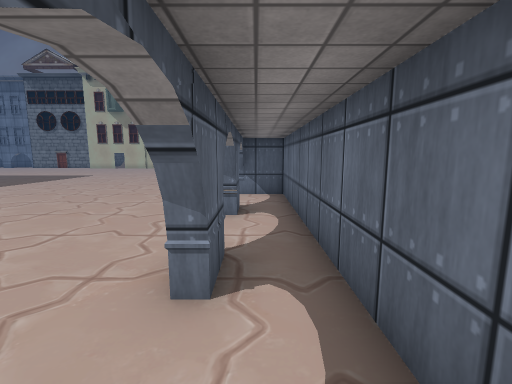
view 1 (above)

24 first-person views from a walk through a 3-D level made in the Unity game engine. The camera is 1.4 m above the floor, tilts 8° down and sees 90° across. The floor is counted in squares, 1 m on a side. Each view is taken from the middle of a square. On the plan, view 1 faces up. The plan holds only what a view shows up to about 13 squares ahead; the rest is blank. The place goes on beyond the plan. Door leaves are left out, so doorways stand open. Some surface patterns are stand-ins.

view 2
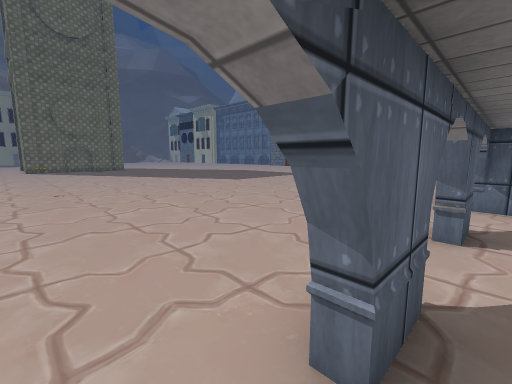

view 3
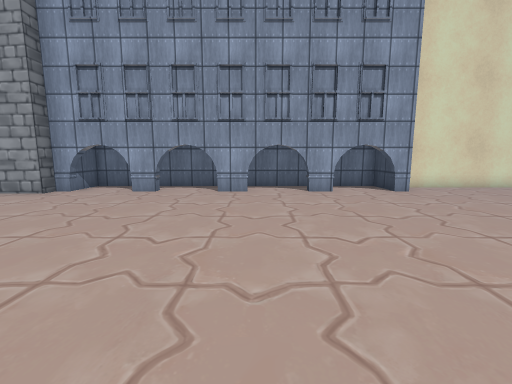

view 4
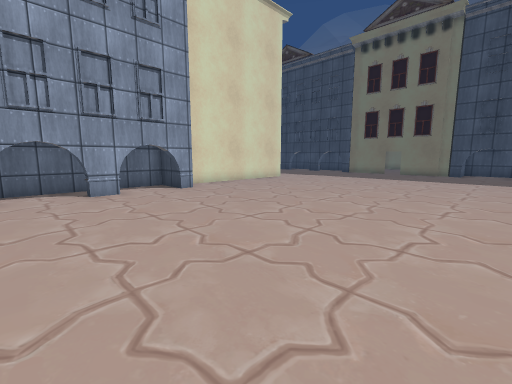

view 5
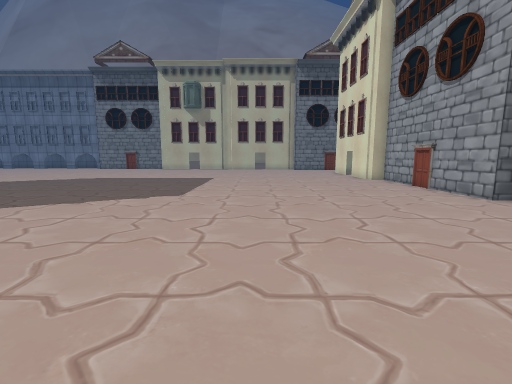

view 6
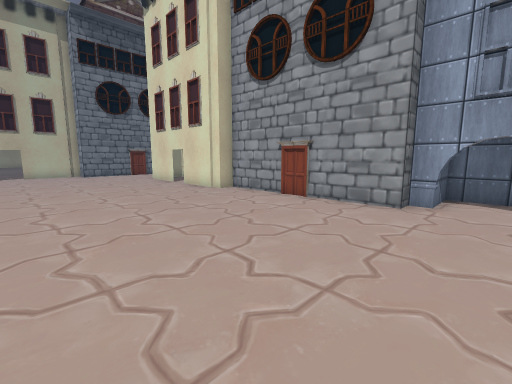

view 7
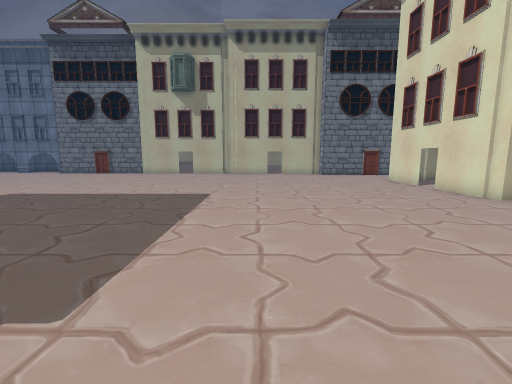

view 8
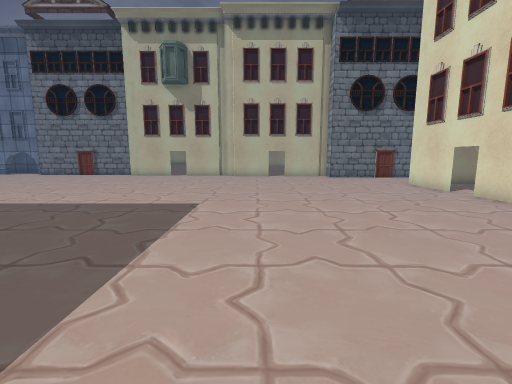

view 9
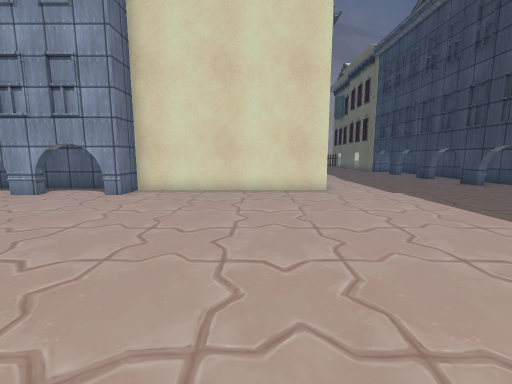

view 10
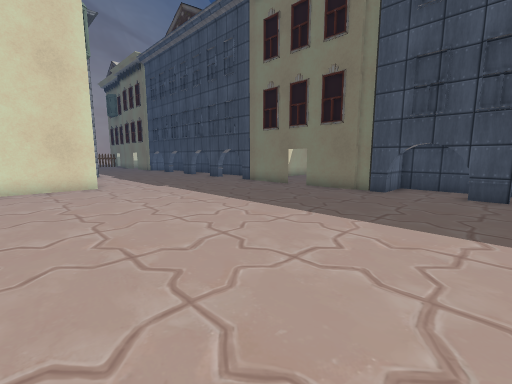

view 11
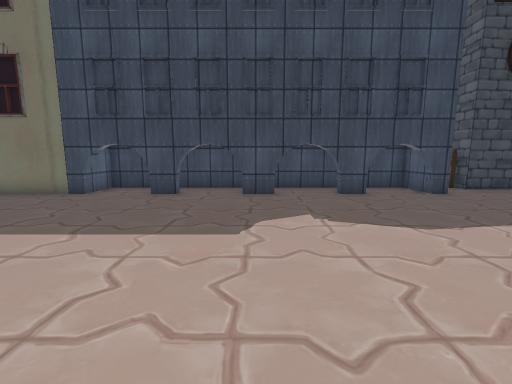

view 12
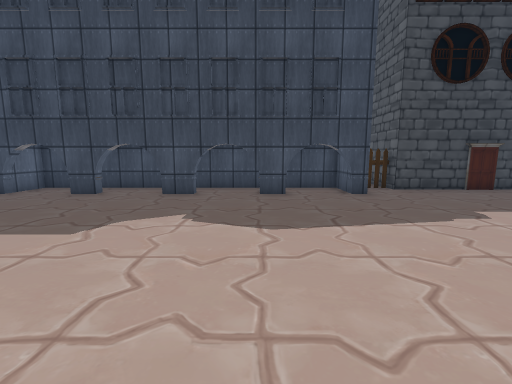

view 13
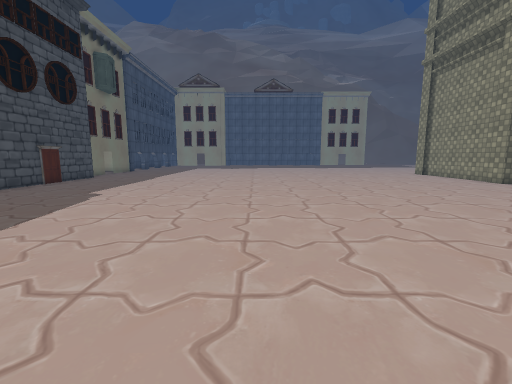

view 14
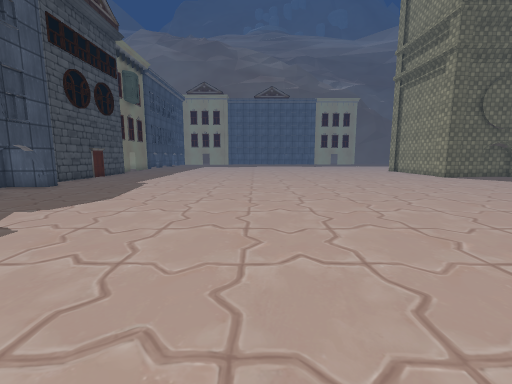

view 15
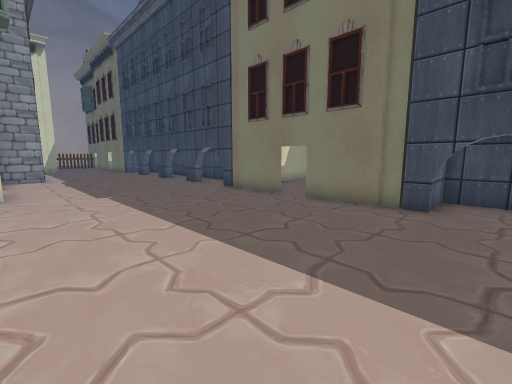

view 16
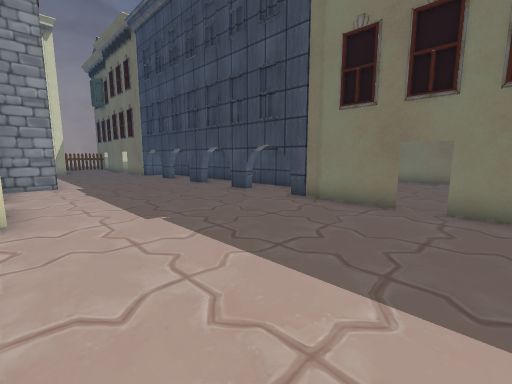

view 17
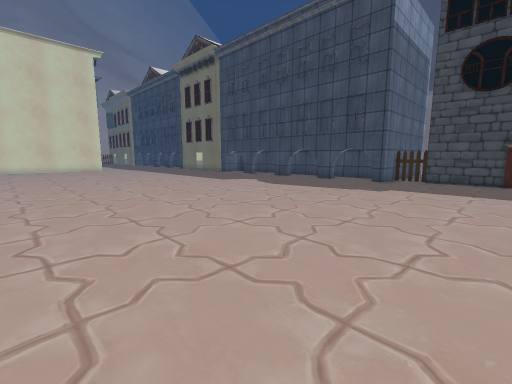

view 18
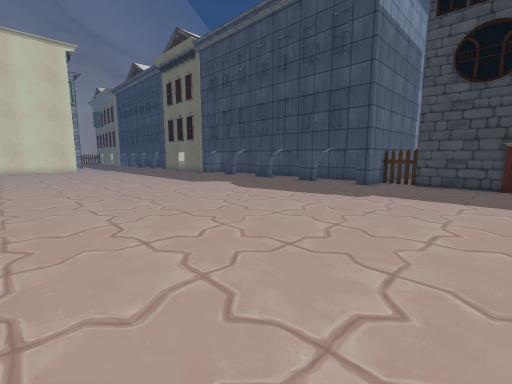

view 19
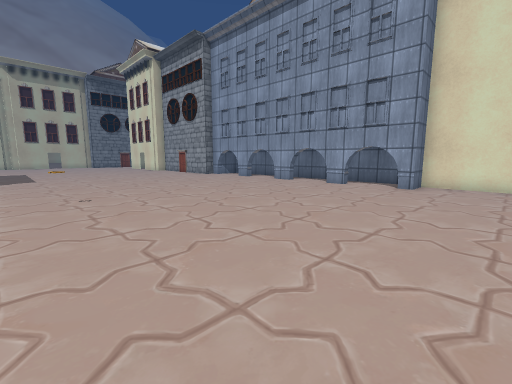

view 20
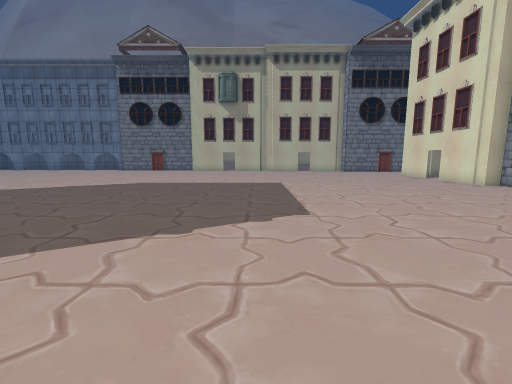

view 21
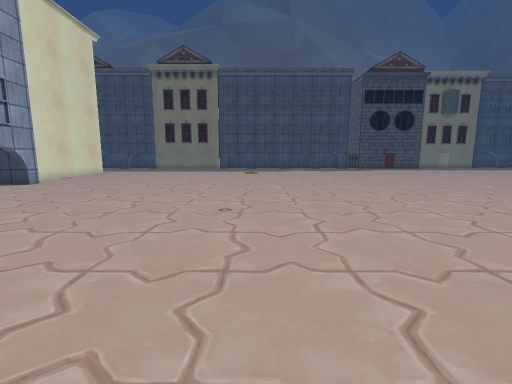

view 22
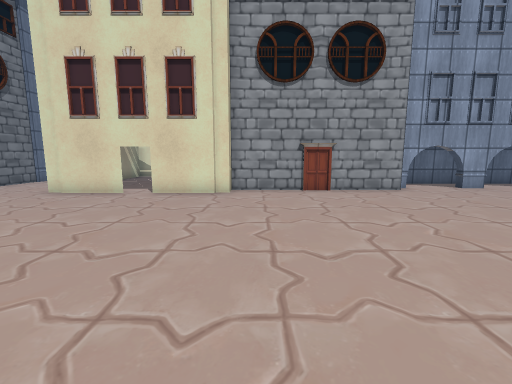

view 23
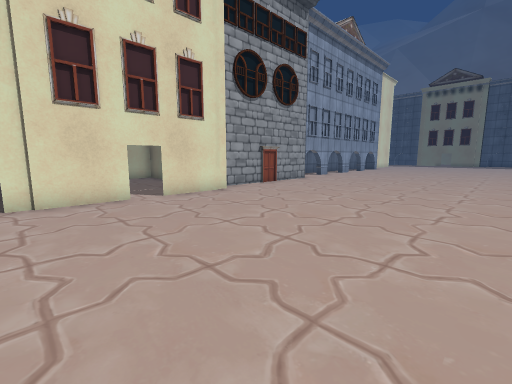

view 24
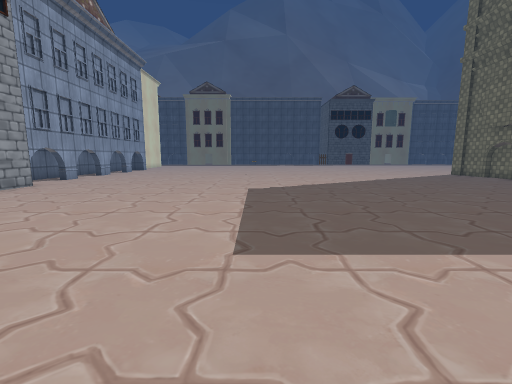

### Floor plan
Points are (right, up) in squares from view 1. A wall is a line through its corners. A room is listed if a view was taken in it or the views show most of it. See-through windows are left out.
Room 1 (views 1, 2)
walls: (-0.4, 2.1) (-0.9, 2.1); (-0.4, 2.3) (-0.9, 2.3); (-0.9, -0.1) (-0.4, -0.1); (-0.5, 4.3) (-0.5, 1.6); (1, -1.6) (1, 5.4); (-0.3, 6) (-0.9, 6)
ways out: opening at (-1, 1) to room 2; opening at (-1, 5) to room 2; gap at (-1, 4) to room 2; opening at (0, 6.5) to room 3; opening at (0, -0.5) to room 4
Room 2 (views 3, 4, 5, 6, 7, 8, 9, 10, 11, 12, 13, 14, 15, 16, 17, 18, 19, 20, 21, 22, 23, 24)
walls: (-0.8, 1.6) (-0.8, 4.1); (-0.8, -1.7) (-0.8, 0.6); (-0.8, 5.3) (-0.8, 7.6); (-26.9, 3) (-26.9, 2.4); (-0.8, 8.8) (-0.8, 10); (-1.5, 10) (-1.5, 17) (-2.3, 17) (-2.3, 20); (-1.7, 13) (-1.4, 13.6); (0.5, -12) (0.5, -4.1) (-0.8, -4.1) (-0.8, -2.9); (-12.8, -19.5) (-10.4, -19.5); (-16.4, -19.5) (-13.9, -19.5); (-9.4, -19.5) (-4.9, -19.5); (-12.1, -19.9) (-12, -19.4); (-18.2, -19.4) (-18.2, -19.9); (-15.7, -19.9) (-15.7, -19.4); (-8.8, -19.9) (-8.8, -19.4); (-19.8, -19.5) (-17.5, -19.5); (-13.1, -21.3) (-8.6, -21.3) (-8.6, -19.4); (-4, -19.5) (0.4, -19.5); (-2.3, 21) (-2.3, 24.1); (-22.2, -20.8) (-22.2, -19.5) (-20.9, -19.5); (-21.6, -21.3) (-15.2, -21.3); (-23.8, -21.3) (-22.6, -21.3); (1.5, -19.5) (3.6, -19.5); (7.4, -13.8) (7.4, -12); (2, -20) (2, -19.5); (2.1, -20) (2.2, -19.5); (-27.5, -20.7) (-23.8, -20.7); (1.1, -21.3) (3.2, -21.3)
ways out: opening at (-1, 1) to room 1; opening at (-1, 5) to room 1; gap at (-1, 4) to room 1; opening at (-1, 8) to room 3; gap at (-1, 9) to room 3; opening at (-1, -2) to room 4; gap at (-1, -3) to room 4; open door at (-4.5, -19); open door at (-2, 20.5); open door at (4, -12)
Room 3 (no view inside)
walls: (-0.4, 7.4) (-0.4, 5.4); (-0.4, 9.2) (-0.9, 9.2); (-1, 6.9) (-0.5, 7); (-0.4, 9.5) (-0.4, 8.8); (1, 5.4) (1, 9.4) (-0.9, 9.4)
ways out: opening at (0, 6.5) to room 1; opening at (-1, 8) to room 2; gap at (-1, 9) to room 2
Room 4 (no view inside)
walls: (-0.5, -1.1) (-1, -1.1); (-0.9, -3.3) (-0.4, -3.3); (-0.9, -3.6) (1, -3.6) (1, -1.6)
ways out: opening at (0, -0.5) to room 1; opening at (-1, -2) to room 2; gap at (-1, -3) to room 2

Positions as (right, up) in squares from view 1, and headings:
1: (0, 0), facing up
2: (0, 1), facing up-left
3: (-11, 2), facing right
4: (-11, 2), facing down-right
5: (-9, 2), facing up
6: (-9, 8), facing up-right
7: (-10, 9), facing up
8: (-10, 11), facing up
9: (-10, -9), facing right
10: (-12, -9), facing down-right
11: (-15, -10), facing down
12: (-18, -10), facing down
13: (-14, -10), facing left
14: (-10, -10), facing left
15: (-10, -12), facing down-right
16: (-6, -12), facing down-right
17: (-27, -5), facing down-right
18: (-27, -7), facing down-right
19: (-13, -7), facing up-right
20: (-13, 5), facing up
21: (-12, 9), facing down
22: (-12, 16), facing right
23: (-11, 24), facing down-right
24: (-12, 22), facing down
